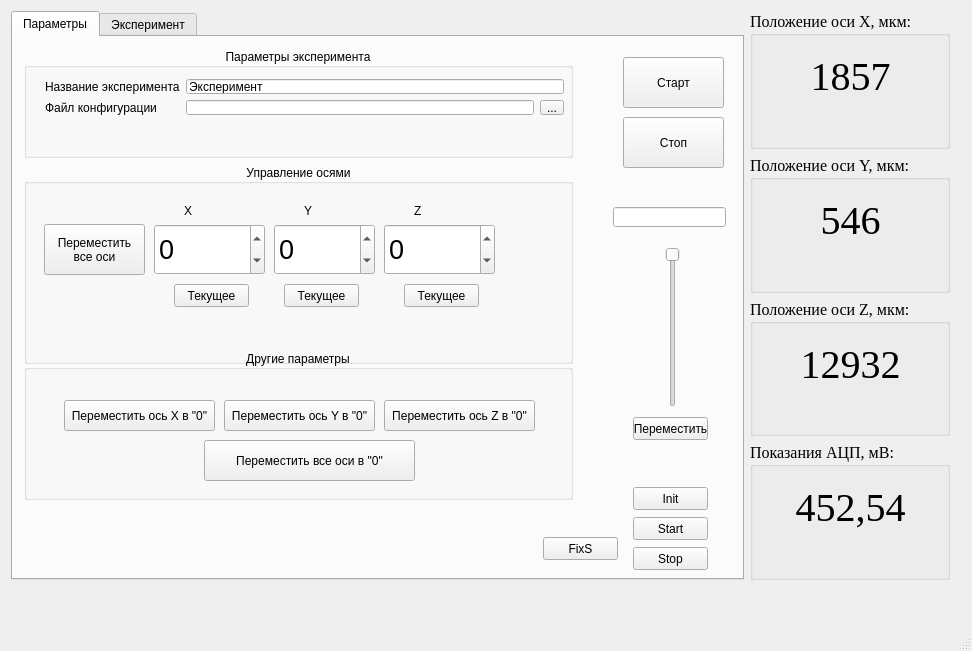
<?xml version="1.0" encoding="UTF-8"?>
<ui version="4.0">
 <class>MainWindow</class>
 <widget class="QMainWindow" name="MainWindow">
  <property name="geometry">
   <rect>
    <x>0</x>
    <y>0</y>
    <width>972</width>
    <height>651</height>
   </rect>
  </property>
  <property name="windowTitle">
   <string>MainWindow</string>
  </property>
  <widget class="QWidget" name="centralWidget">
   <widget class="QWidget" name="horizontalLayoutWidget">
    <property name="geometry">
     <rect>
      <x>0</x>
      <y>0</y>
      <width>961</width>
      <height>591</height>
     </rect>
    </property>
    <layout class="QHBoxLayout" name="horizontalLayout_2">
     <item>
      <widget class="QTabWidget" name="tabWidget">
       <property name="styleSheet">
        <string notr="true"/>
       </property>
       <property name="currentIndex">
        <number>0</number>
       </property>
       <property name="iconSize">
        <size>
         <width>32</width>
         <height>32</height>
        </size>
       </property>
       <property name="documentMode">
        <bool>false</bool>
       </property>
       <property name="tabsClosable">
        <bool>false</bool>
       </property>
       <property name="movable">
        <bool>false</bool>
       </property>
       <property name="tabBarAutoHide">
        <bool>false</bool>
       </property>
       <widget class="QWidget" name="tab">
        <property name="accessibleName">
         <string/>
        </property>
        <property name="styleSheet">
         <string notr="true"/>
        </property>
        <attribute name="title">
         <string>Параметры</string>
        </attribute>
        <widget class="QWidget" name="verticalLayoutWidget_2">
         <property name="geometry">
          <rect>
           <x>0</x>
           <y>0</y>
           <width>571</width>
           <height>474</height>
          </rect>
         </property>
         <layout class="QVBoxLayout" name="verticalLayout_4">
          <item>
           <widget class="QGroupBox" name="groupBox">
            <property name="minimumSize">
             <size>
              <width>0</width>
              <height>110</height>
             </size>
            </property>
            <property name="title">
             <string>Параметры эксперимента</string>
            </property>
            <property name="alignment">
             <set>Qt::AlignCenter</set>
            </property>
            <widget class="QWidget" name="formLayoutWidget_3">
             <property name="geometry">
              <rect>
               <x>10</x>
               <y>20</y>
               <width>541</width>
               <height>58</height>
              </rect>
             </property>
             <layout class="QGridLayout" name="gridLayout">
              <item row="1" column="0">
               <widget class="QLabel" name="label_2">
                <property name="text">
                 <string>Файл конфигурации</string>
                </property>
               </widget>
              </item>
              <item row="1" column="2">
               <widget class="QToolButton" name="toolButton">
                <property name="text">
                 <string>...</string>
                </property>
               </widget>
              </item>
              <item row="1" column="1">
               <widget class="QLineEdit" name="lineEdit_4">
                <property name="placeholderText">
                 <string/>
                </property>
               </widget>
              </item>
              <item row="0" column="0">
               <widget class="QLabel" name="label">
                <property name="text">
                 <string>Название эксперимента</string>
                </property>
               </widget>
              </item>
              <item row="0" column="1" colspan="2">
               <widget class="QLineEdit" name="lineEdit_2">
                <property name="toolTip">
                 <string>Введите название эксперимента (используйте только буквы и цифры)</string>
                </property>
                <property name="text">
                 <string>Эксперимент_</string>
                </property>
                <property name="placeholderText">
                 <string/>
                </property>
               </widget>
              </item>
             </layout>
            </widget>
           </widget>
          </item>
          <item>
           <widget class="QGroupBox" name="groupBox_2">
            <property name="minimumSize">
             <size>
              <width>0</width>
              <height>200</height>
             </size>
            </property>
            <property name="title">
             <string>Управление осями</string>
            </property>
            <property name="alignment">
             <set>Qt::AlignCenter</set>
            </property>
            <widget class="QSpinBox" name="spinBox">
             <property name="geometry">
              <rect>
               <x>130</x>
               <y>60</y>
               <width>111</width>
               <height>51</height>
              </rect>
             </property>
             <property name="font">
              <font>
               <pointsize>20</pointsize>
              </font>
             </property>
             <property name="minimum">
              <number>-999999999</number>
             </property>
             <property name="maximum">
              <number>999999999</number>
             </property>
            </widget>
            <widget class="QSpinBox" name="spinBox_2">
             <property name="geometry">
              <rect>
               <x>250</x>
               <y>60</y>
               <width>101</width>
               <height>51</height>
              </rect>
             </property>
             <property name="font">
              <font>
               <pointsize>20</pointsize>
              </font>
             </property>
             <property name="minimum">
              <number>-999999999</number>
             </property>
             <property name="maximum">
              <number>999999999</number>
             </property>
            </widget>
            <widget class="QSpinBox" name="spinBox_3">
             <property name="geometry">
              <rect>
               <x>360</x>
               <y>60</y>
               <width>111</width>
               <height>51</height>
              </rect>
             </property>
             <property name="font">
              <font>
               <pointsize>20</pointsize>
              </font>
             </property>
             <property name="minimum">
              <number>-999999999</number>
             </property>
             <property name="maximum">
              <number>999999999</number>
             </property>
            </widget>
            <widget class="QPushButton" name="pushButton">
             <property name="geometry">
              <rect>
               <x>20</x>
               <y>60</y>
               <width>101</width>
               <height>51</height>
              </rect>
             </property>
             <property name="text">
              <string>Переместить
все оси</string>
             </property>
            </widget>
            <widget class="QPushButton" name="pushButton_3">
             <property name="geometry">
              <rect>
               <x>150</x>
               <y>120</y>
               <width>75</width>
               <height>23</height>
              </rect>
             </property>
             <property name="text">
              <string>Текущее</string>
             </property>
            </widget>
            <widget class="QPushButton" name="pushButton_4">
             <property name="geometry">
              <rect>
               <x>260</x>
               <y>120</y>
               <width>75</width>
               <height>23</height>
              </rect>
             </property>
             <property name="text">
              <string>Текущее</string>
             </property>
            </widget>
            <widget class="QPushButton" name="pushButton_5">
             <property name="geometry">
              <rect>
               <x>380</x>
               <y>120</y>
               <width>75</width>
               <height>23</height>
              </rect>
             </property>
             <property name="text">
              <string>Текущее</string>
             </property>
            </widget>
            <widget class="QLabel" name="label_7">
             <property name="geometry">
              <rect>
               <x>160</x>
               <y>40</y>
               <width>47</width>
               <height>13</height>
              </rect>
             </property>
             <property name="text">
              <string>X</string>
             </property>
            </widget>
            <widget class="QLabel" name="label_8">
             <property name="geometry">
              <rect>
               <x>280</x>
               <y>40</y>
               <width>47</width>
               <height>13</height>
              </rect>
             </property>
             <property name="text">
              <string>Y</string>
             </property>
            </widget>
            <widget class="QLabel" name="label_9">
             <property name="geometry">
              <rect>
               <x>390</x>
               <y>40</y>
               <width>47</width>
               <height>13</height>
              </rect>
             </property>
             <property name="text">
              <string>Z</string>
             </property>
            </widget>
           </widget>
          </item>
          <item>
           <widget class="QGroupBox" name="groupBox_3">
            <property name="minimumSize">
             <size>
              <width>0</width>
              <height>150</height>
             </size>
            </property>
            <property name="title">
             <string>Другие параметры</string>
            </property>
            <property name="alignment">
             <set>Qt::AlignCenter</set>
            </property>
            <widget class="QPushButton" name="pushButton_6">
             <property name="geometry">
              <rect>
               <x>180</x>
               <y>90</y>
               <width>211</width>
               <height>41</height>
              </rect>
             </property>
             <property name="text">
              <string>Переместить все оси в &quot;0&quot;</string>
             </property>
            </widget>
            <widget class="QPushButton" name="pushButton_7">
             <property name="geometry">
              <rect>
               <x>40</x>
               <y>50</y>
               <width>151</width>
               <height>31</height>
              </rect>
             </property>
             <property name="text">
              <string>Переместить ось X в &quot;0&quot;</string>
             </property>
            </widget>
            <widget class="QPushButton" name="pushButton_8">
             <property name="geometry">
              <rect>
               <x>200</x>
               <y>50</y>
               <width>151</width>
               <height>31</height>
              </rect>
             </property>
             <property name="text">
              <string>Переместить ось Y в &quot;0&quot;</string>
             </property>
            </widget>
            <widget class="QPushButton" name="pushButton_9">
             <property name="geometry">
              <rect>
               <x>360</x>
               <y>50</y>
               <width>151</width>
               <height>31</height>
              </rect>
             </property>
             <property name="text">
              <string>Переместить ось Z в &quot;0&quot;</string>
             </property>
            </widget>
           </widget>
          </item>
         </layout>
        </widget>
        <widget class="QLineEdit" name="lineEdit">
         <property name="geometry">
          <rect>
           <x>600</x>
           <y>170</y>
           <width>113</width>
           <height>20</height>
          </rect>
         </property>
         <property name="readOnly">
          <bool>true</bool>
         </property>
        </widget>
        <widget class="QPushButton" name="pushButton_2">
         <property name="geometry">
          <rect>
           <x>620</x>
           <y>380</y>
           <width>75</width>
           <height>23</height>
          </rect>
         </property>
         <property name="text">
          <string>Переместить</string>
         </property>
        </widget>
        <widget class="QSlider" name="verticalSlider">
         <property name="geometry">
          <rect>
           <x>650</x>
           <y>210</y>
           <width>19</width>
           <height>160</height>
          </rect>
         </property>
         <property name="maximum">
          <number>10000</number>
         </property>
         <property name="orientation">
          <enum>Qt::Vertical</enum>
         </property>
         <property name="invertedAppearance">
          <bool>true</bool>
         </property>
        </widget>
        <widget class="QPushButton" name="pushButton_12">
         <property name="geometry">
          <rect>
           <x>610</x>
           <y>20</y>
           <width>101</width>
           <height>51</height>
          </rect>
         </property>
         <property name="text">
          <string>Старт</string>
         </property>
        </widget>
        <widget class="QPushButton" name="pushButton_13">
         <property name="geometry">
          <rect>
           <x>610</x>
           <y>80</y>
           <width>101</width>
           <height>51</height>
          </rect>
         </property>
         <property name="text">
          <string>Стоп</string>
         </property>
        </widget>
        <widget class="QPushButton" name="pushButton_14">
         <property name="geometry">
          <rect>
           <x>620</x>
           <y>450</y>
           <width>75</width>
           <height>23</height>
          </rect>
         </property>
         <property name="text">
          <string>Init</string>
         </property>
        </widget>
        <widget class="QPushButton" name="pushButton_15">
         <property name="geometry">
          <rect>
           <x>620</x>
           <y>480</y>
           <width>75</width>
           <height>23</height>
          </rect>
         </property>
         <property name="text">
          <string>Start</string>
         </property>
        </widget>
        <widget class="QPushButton" name="pushButton_16">
         <property name="geometry">
          <rect>
           <x>620</x>
           <y>510</y>
           <width>75</width>
           <height>23</height>
          </rect>
         </property>
         <property name="text">
          <string>Stop</string>
         </property>
        </widget>
        <widget class="QPushButton" name="pushButton_17">
         <property name="geometry">
          <rect>
           <x>530</x>
           <y>500</y>
           <width>75</width>
           <height>23</height>
          </rect>
         </property>
         <property name="text">
          <string>FixS</string>
         </property>
        </widget>
       </widget>
       <widget class="QWidget" name="tab_2">
        <attribute name="title">
         <string>Эксперимент</string>
        </attribute>
        <widget class="QWidget" name="formLayoutWidget">
         <property name="geometry">
          <rect>
           <x>30</x>
           <y>30</y>
           <width>591</width>
           <height>381</height>
          </rect>
         </property>
         <layout class="QFormLayout" name="formLayout"/>
        </widget>
        <widget class="QPushButton" name="pushButton_10">
         <property name="geometry">
          <rect>
           <x>650</x>
           <y>100</y>
           <width>75</width>
           <height>23</height>
          </rect>
         </property>
         <property name="text">
          <string>append</string>
         </property>
        </widget>
        <widget class="QLineEdit" name="lineEdit_3">
         <property name="geometry">
          <rect>
           <x>650</x>
           <y>30</y>
           <width>81</width>
           <height>20</height>
          </rect>
         </property>
        </widget>
        <widget class="QLineEdit" name="lineEdit_5">
         <property name="geometry">
          <rect>
           <x>650</x>
           <y>60</y>
           <width>81</width>
           <height>20</height>
          </rect>
         </property>
        </widget>
        <widget class="QPushButton" name="pushButton_11">
         <property name="geometry">
          <rect>
           <x>650</x>
           <y>210</y>
           <width>75</width>
           <height>23</height>
          </rect>
         </property>
         <property name="text">
          <string>Scroll</string>
         </property>
        </widget>
        <widget class="QLineEdit" name="lineEdit_6">
         <property name="geometry">
          <rect>
           <x>640</x>
           <y>170</y>
           <width>101</width>
           <height>20</height>
          </rect>
         </property>
        </widget>
       </widget>
      </widget>
     </item>
     <item>
      <layout class="QVBoxLayout" name="verticalLayout_2">
       <item>
        <widget class="QGroupBox" name="groupBox_5">
         <property name="minimumSize">
          <size>
           <width>200</width>
           <height>100</height>
          </size>
         </property>
         <property name="font">
          <font>
           <family>Times New Roman</family>
           <pointsize>12</pointsize>
           <weight>50</weight>
           <bold>false</bold>
          </font>
         </property>
         <property name="title">
          <string>Положение оси X, мкм:</string>
         </property>
         <widget class="QLabel" name="label_3">
          <property name="geometry">
           <rect>
            <x>20</x>
            <y>40</y>
            <width>161</width>
            <height>51</height>
           </rect>
          </property>
          <property name="font">
           <font>
            <pointsize>30</pointsize>
           </font>
          </property>
          <property name="text">
           <string>1857</string>
          </property>
          <property name="alignment">
           <set>Qt::AlignCenter</set>
          </property>
         </widget>
        </widget>
       </item>
       <item>
        <widget class="QGroupBox" name="groupBox_6">
         <property name="minimumSize">
          <size>
           <width>200</width>
           <height>100</height>
          </size>
         </property>
         <property name="font">
          <font>
           <family>Times New Roman</family>
           <pointsize>12</pointsize>
           <weight>50</weight>
           <bold>false</bold>
          </font>
         </property>
         <property name="title">
          <string>Положение оси Y, мкм:</string>
         </property>
         <widget class="QLabel" name="label_4">
          <property name="geometry">
           <rect>
            <x>20</x>
            <y>40</y>
            <width>161</width>
            <height>51</height>
           </rect>
          </property>
          <property name="font">
           <font>
            <pointsize>30</pointsize>
           </font>
          </property>
          <property name="text">
           <string>546</string>
          </property>
          <property name="alignment">
           <set>Qt::AlignCenter</set>
          </property>
          <property name="buddy">
           <cstring>spinBox</cstring>
          </property>
         </widget>
        </widget>
       </item>
       <item>
        <widget class="QGroupBox" name="groupBox_7">
         <property name="minimumSize">
          <size>
           <width>200</width>
           <height>100</height>
          </size>
         </property>
         <property name="font">
          <font>
           <family>Times New Roman</family>
           <pointsize>12</pointsize>
           <weight>50</weight>
           <bold>false</bold>
          </font>
         </property>
         <property name="title">
          <string>Положение оси Z, мкм:</string>
         </property>
         <widget class="QLabel" name="label_5">
          <property name="geometry">
           <rect>
            <x>20</x>
            <y>40</y>
            <width>161</width>
            <height>51</height>
           </rect>
          </property>
          <property name="font">
           <font>
            <pointsize>30</pointsize>
           </font>
          </property>
          <property name="text">
           <string>12932</string>
          </property>
          <property name="alignment">
           <set>Qt::AlignCenter</set>
          </property>
         </widget>
        </widget>
       </item>
       <item>
        <widget class="QGroupBox" name="groupBox_8">
         <property name="minimumSize">
          <size>
           <width>200</width>
           <height>100</height>
          </size>
         </property>
         <property name="maximumSize">
          <size>
           <width>16777215</width>
           <height>16777215</height>
          </size>
         </property>
         <property name="font">
          <font>
           <family>Times New Roman</family>
           <pointsize>12</pointsize>
           <weight>50</weight>
           <bold>false</bold>
          </font>
         </property>
         <property name="title">
          <string>Показания АЦП, мВ:</string>
         </property>
         <widget class="QLabel" name="label_6">
          <property name="geometry">
           <rect>
            <x>10</x>
            <y>40</y>
            <width>181</width>
            <height>51</height>
           </rect>
          </property>
          <property name="font">
           <font>
            <pointsize>30</pointsize>
           </font>
          </property>
          <property name="text">
           <string>452,54</string>
          </property>
          <property name="alignment">
           <set>Qt::AlignCenter</set>
          </property>
         </widget>
        </widget>
       </item>
      </layout>
     </item>
    </layout>
   </widget>
   <widget class="QWidget" name="layoutWidget">
    <property name="geometry">
     <rect>
      <x>0</x>
      <y>0</y>
      <width>2</width>
      <height>2</height>
     </rect>
    </property>
    <layout class="QVBoxLayout" name="verticalLayout_3"/>
   </widget>
  </widget>
  <widget class="QStatusBar" name="statusBar"/>
 </widget>
 <layoutdefault spacing="6" margin="11"/>
 <resources/>
 <connections/>
</ui>
